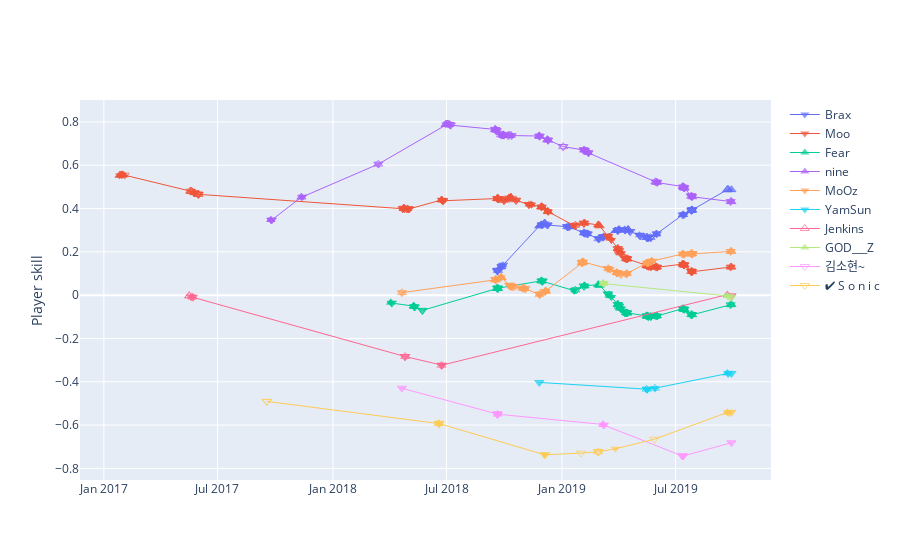

Notebook cell for this chart:
### Markdown cell above
### Player skills

### Code cell
match_pred.player_skills_plot(team_1_players + team_2_players)
